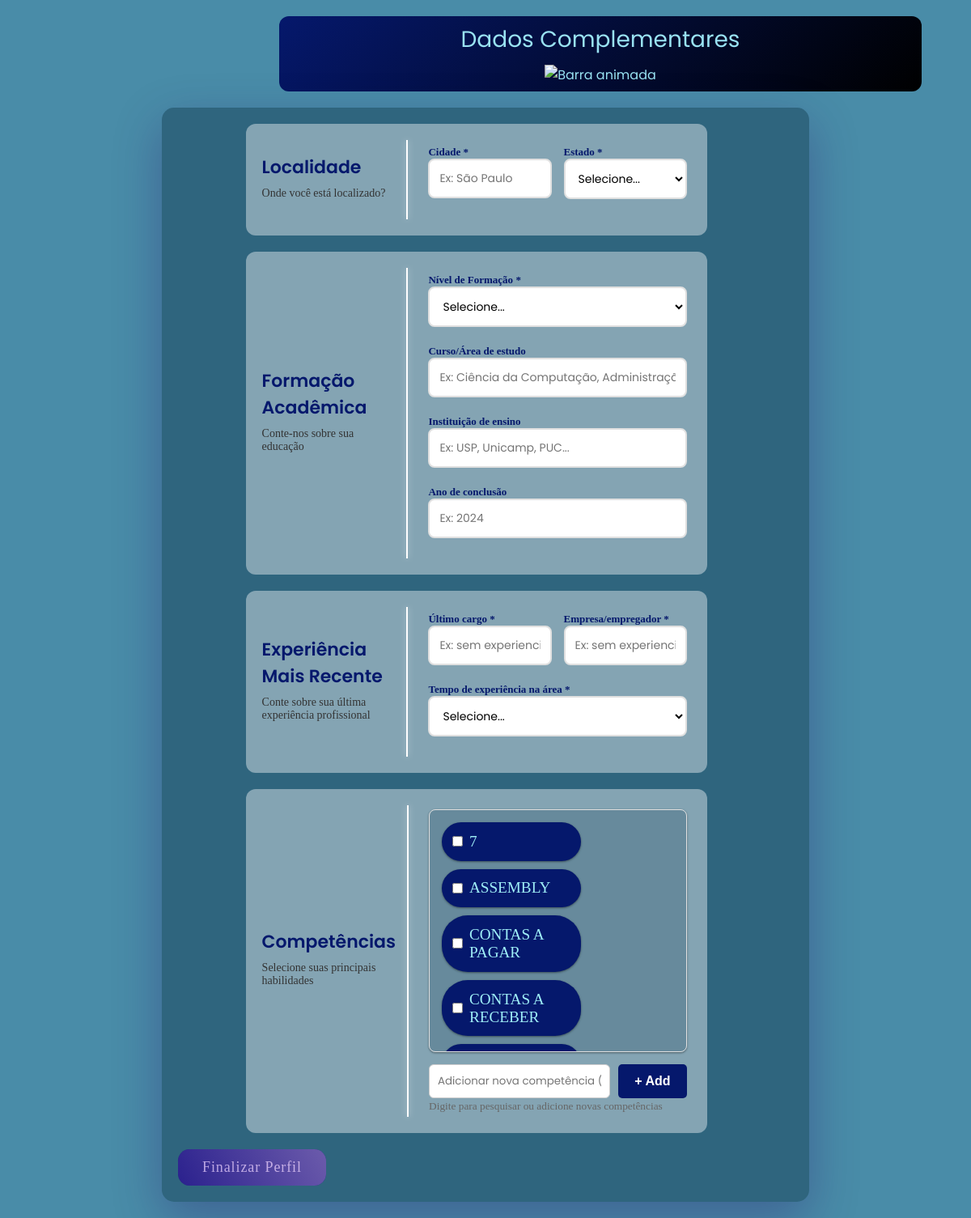
/questionario/1 (signed in), run on an earlier commit of the app's database.
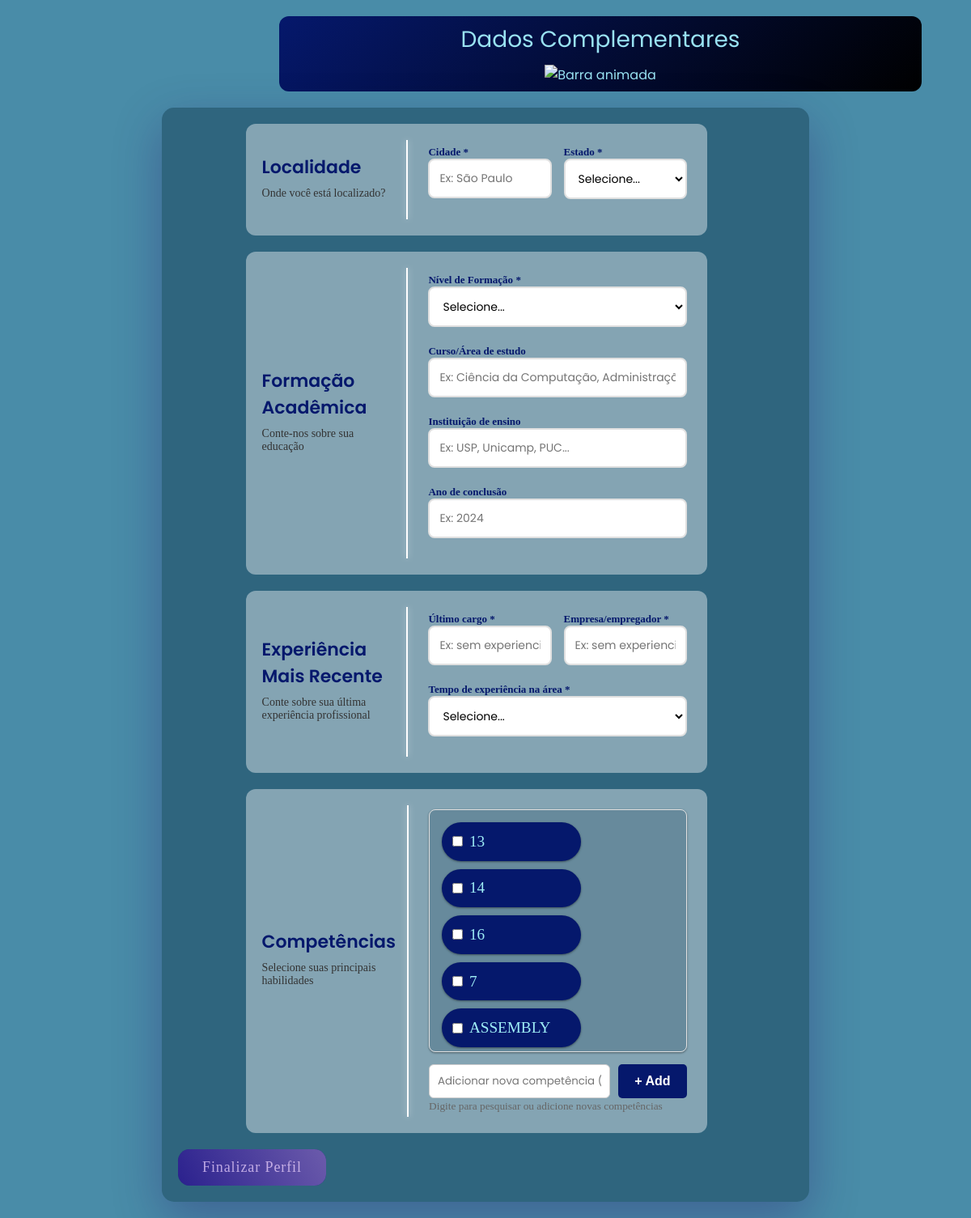
And on a later commit of the database.
### tables this page shows
CREATE TABLE competencias (
        id_competencia INTEGER PRIMARY KEY AUTOINCREMENT,
        nome TEXT
    );

### routes/questionario.py (the view)
@bp_questionario.route('/questionario/<int:id_func>')
def questionario_pag(id_func):
    if 'usuario_id' not in session or session['usuario_id'] != id_func:
        flash("Acesso não autorizado!", "erro")
        return redirect('/')
    competencias = Competencia.listar_todas()
    conn = get_connection()
    cursor = conn.cursor()
    cursor.execute('SELECT DISTINCT titulo FROM vagas WHERE status = "ativa" ORDER BY titulo')
    cargos = cursor.fetchall()
    conn.close()
    return render_template('questionario.html',
                         id_func=id_func,
                         competencias=competencias,
                         cargos=cargos)

### CRUDs/crud_comp.py (called while the page is built)
    @staticmethod
    def listar_todas():
        conn = get_connection()
        try:
            cursor = conn.cursor()
            cursor.execute("SELECT * FROM competencias ORDER BY nome")
            return cursor.fetchall()
        finally:
            conn.close()

### database/connect.py (called while the page is built)
def get_connection():
    conn = sqlite3.connect(Config.DB_PATH)
    conn.execute("PRAGMA foreign_keys = ON;")
    conn.row_factory = sqlite3.Row
    return conn

### models/model_comp.py (called while the page is built)
    @staticmethod
    def listar_todas():
        return CompetenciaCRUD.listar_todas()

### templates/questionario.html (shortened to what the changed rows need)
<!doctype html>
<html lang="pt-br">
  <head>
    <link rel="stylesheet" href="../static/css/questionario.css" />
  </head>
  <body>
    <div class="form">
      <form action="/salvar_questionario" method="POST" id="questionarioForm">
        <div class="container">
          <div class="secao-active" id="secao" data-secao="0">
            <div class="secao-header">
              <h2> Localidade</h2>
            </div>
          </div>
          <div class="secao-formacao" id="secao" data-secao="1">
            <div class="secao-header">
              <h2> Formação Acadêmica</h2>
            </div>
          </div>
          <div class="secao-experiencia" id="secao" data-secao="2">
            <div class="secao-header">
              <h2> Experiência Mais Recente</h2>
            </div>
          </div>
          <div class="secao-competencias" id="secao" data-secao="3">
            <div class="secao-header">
              <h2> Competências</h2>
            </div>
            <div class="secao-content">
              <div id="lista-competencias" class="competencias-lista">
                {% for c in competencias %}
                <div class="competencia-item">
                  <input
                    type="checkbox"
                    name="competencias"
                    value="{{ c[0] }}"
                    id="comp_{{ c[0] }}"
                  />
                  <label for="comp_{{ c[0] }}">{{ c[1] }}</label>
                </div>
                {% endfor %}
              </div>
            </div>
          </div>
        </div>
      </form>
    </div>
  </body>
</html>

What changed in the data, as far as the page shows it:
no longer on this page (row unchanged): competencias: nome "CONTAS A PAGAR"
no longer on this page (row unchanged): competencias: nome "CONTAS A RECEBER"
added competencias: nome "13"
added competencias: nome "14"
added competencias: nome "16"
